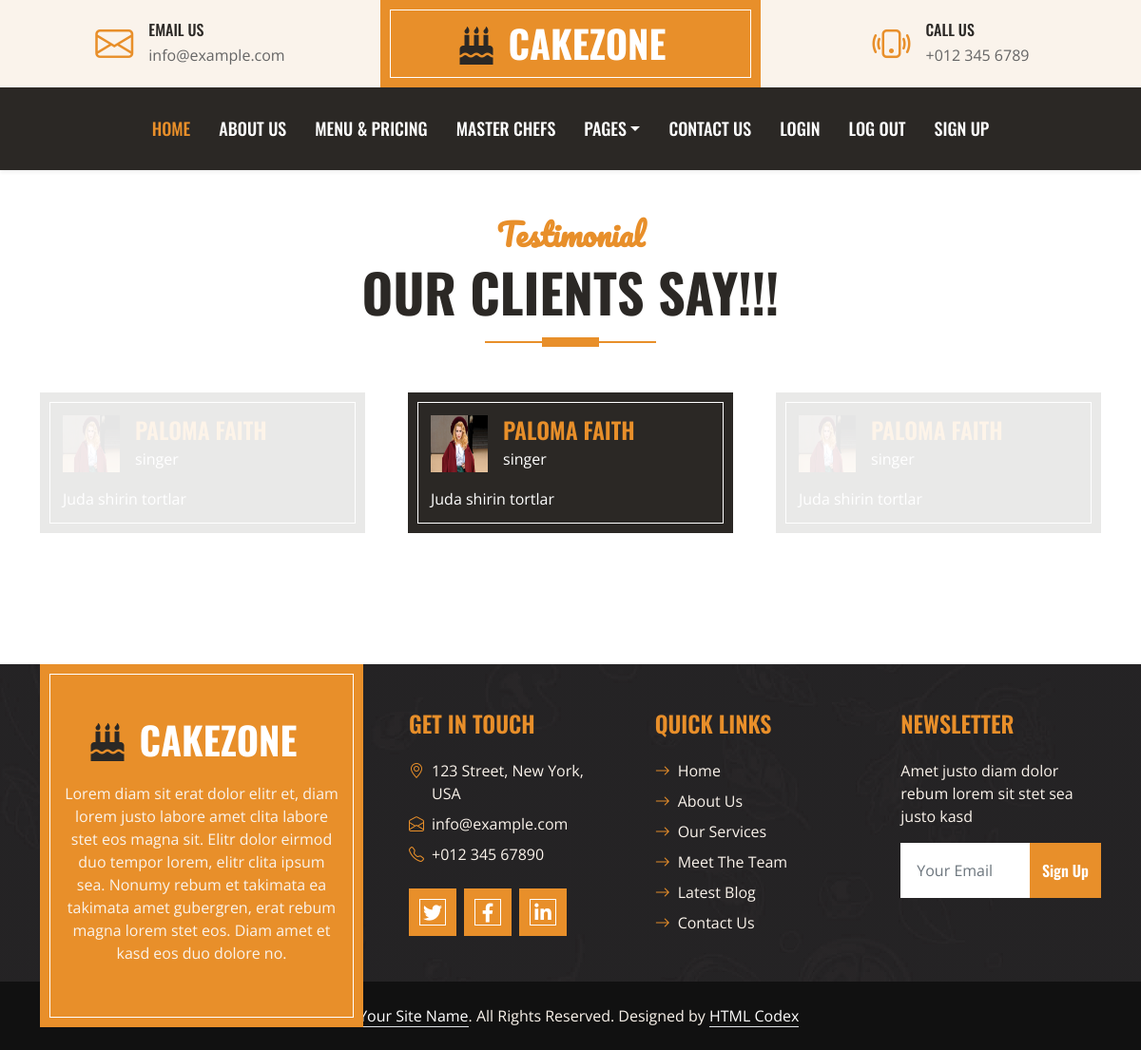
Screenshot of /blog/testi/paloma-faith with the database file from the repository.
### blog/models.py (models this page shows, shortened)
class Testimonial(models.Model):
    name = models.CharField(max_length=100)
    job = models.CharField(max_length=100)
    comment = models.TextField()
    img = models.ImageField(upload_to='Testimonial/img')
    slug = models.CharField(max_length=100)

### blog/views.py (the view)
# urls.py: path("testi/<slug:testi>", testiDetail, name='testi_detail_view'),
def testiDetail(request, testi):
    testi = get_object_or_404(Testimonial, slug=testi)
    context = {
        "testi": testi
    }
    return render(request, "testiDetail.html", context=context)

### templates/testiDetail.html
{% extends 'base.html' %}
{% load static %}
{% block content %}
    <div class="container-fluid py-5">
        <div class="container">
            <div class="section-title position-relative text-center mx-auto mb-5 pb-3" style="max-width: 600px;">
                <h2 class="text-primary font-secondary">Testimonial</h2>
                <h1 class="display-4 text-uppercase">Our Clients Say!!!</h1>
            </div>
            <div class="owl-carousel testimonial-carousel">
                <div class="testimonial-item bg-dark text-white border-inner p-4">
                    <div class="d-flex align-items-center mb-3">
                        <img class="img-fluid flex-shrink-0" src="{{testi.img.url}}" style="width: 60px; height: 60px;">
                        <div class="ps-3">
                            <h4 class="text-primary text-uppercase mb-1">{{testi.name}}</h4>
                            <span>{{testi.job}}</span>
                        </div>
                    </div>
                    <p class="mb-0">{{testi.comment}}
                    </p>
                </div>
            </div>
        </div>
    </div>
{% endblock content %}

### static/css/style.css (style rules this page uses)
:root { --primary: #E88F2A; --secondary: #FAF3EB; --light: #FFFFFF; --dark: #2B2825; }
.font-secondary { font-family: 'Pacifico', cursive; }
h1, h2, .font-weight-bold { font-weight: 700 !important; }
h3, h4, .font-weight-semi-bold { font-weight: 600 !important; }
.border-inner { position: relative; }
.border-inner * { position: relative; z-index: 1; }
.border-inner::before { position: absolute; content: ""; top: 10px; right: 10px; bottom: 10px; left: 10px; background: none; border: 1px solid var(--light); z-index: 0; }
.section-title::before { position: absolute; content: ""; width: 60px; height: 10px; left: 50%; bottom: 0; margin-left: -30px; background: var(--primary); }
.section-title::after { position: absolute; content: ""; width: 180px; height: 2px; left: 50%; bottom: 4px; margin-left: -90px; background: var(--primary); }
.testimonial-carousel .owl-item .testimonial-item { opacity: .1; transition: .5s; }
.testimonial-carousel .owl-item.center .testimonial-item { opacity: 1; }

### rows the page displays
Testimonial: img (picture), name "PALOMA FAITH", job "singer", comment "Juda shirin tortlar"
